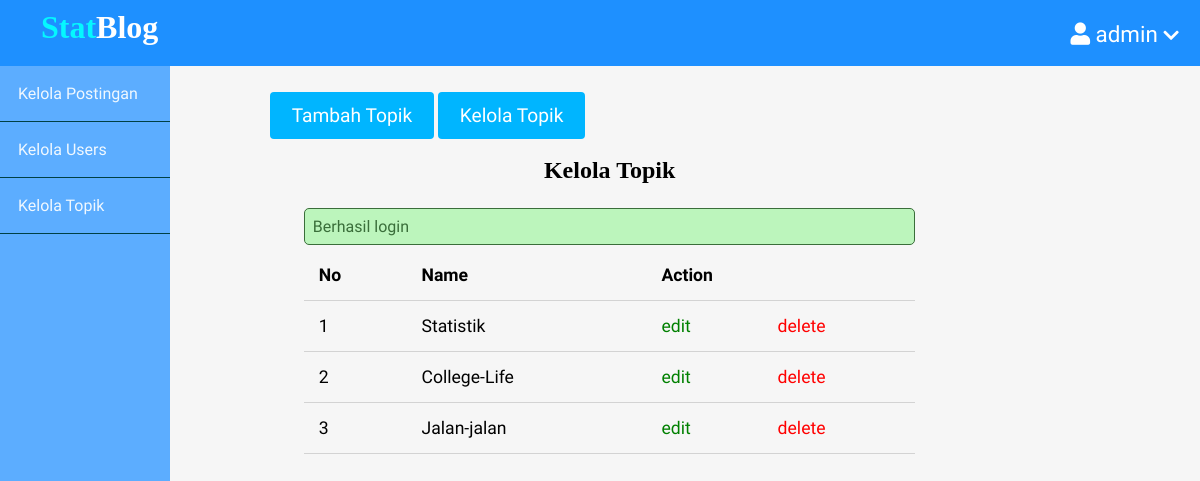
The page /admin/topics/index.php (signed in) on the database its author committed.
### tables this page shows
CREATE TABLE `topics` (
  `id` int(11) NOT NULL,
  `name` varchar(100) NOT NULL,
  `description` text NOT NULL
);

### app/controllers/topics.php (called while the page is built, shortened)
<?php
include(ROOT_PATH . "/app/database/db.php");
$table = 'topics';
$topics = selectAll($table);

### app/database/db.php (called while the page is built, shortened)
<?php
require('connect.php');
function selectAll($table, $conditions = [])
{
    global $conn;
    $sql = "SELECT * FROM $table";
    if (empty($conditions)) {
        $stmt = $conn->prepare($sql);
        $stmt->execute();
        $records = $stmt->get_result()->fetch_all(MYSQLI_ASSOC);
        return $records;
    }
}

### admin/topics/index.php (the view, shortened to what this page needs)
<?php include(ROOT_PATH . "/app/controllers/topics.php");
?>
<!DOCTYPE html>
<html lang="en">
    <head>
        <link rel="stylesheet"
            href="https://use.fontawesome.com/releases/v5.7.2/css/all.css"
>
        <link rel="stylesheet" href="../../assets/css/style.css">
        <link rel="stylesheet" href="../../assets/css/admin.css">
    </head>
    <body>
    <?php include(ROOT_PATH . "/app/includes/adminHeader.php"); ?>
        <div class="admin-wrapper">
        <?php include(ROOT_PATH . "/app/includes/adminSidebar.php"); ?>
            <div class="admin-content">
                <div class="button-group">
                    <a href="create.php" class="btn btn-big">Tambah Topik</a>
                    <a href="index.php" class="btn btn-big">Kelola Topik</a>
                </div>
                <div class="content">
                    <h2 class="page-title">Kelola Topik</h2>
                    <?php include(ROOT_PATH . "/app/includes/messages.php"); ?>
                    <table>
                        <thead>
                            <th>No</th>
                            <th>Name</th>
                            <th colspan="2">Action</th>
                        </thead>
                        <tbody>
                            <?php foreach ($topics as $key => $topic): ?>
                               <tr>
                                    <td><?php echo $key + 1; ?></td>
                                    <td><?php echo $topic['name']; ?></td>
                                    <td><a href="edit.php?id=<?php echo $topic['id']; ?>" class="edit">edit</a></td>
                                    <td><a href="index.php?del_id=<?php echo $topic['id']; ?>" class="delete">delete</a></td>
                                </tr>
                            <?php endforeach; ?>
                        </tbody>
                    </table>
                </div>
            </div>
        </div>
    </body>
</html>

### assets/css/style.css (style rules this page uses)
* { box-sizing: border-box; }
html, body { height: 100%; padding: 0px; margin: 0px; background: #f6f6f6; font-family: 'Oxygen', sans-serif; }
h1, h2, h3, h4, h5, h6 { font-family: "Candal", serif; color: black; margin: 5px; }
a { text-decoration: none; color: inherit; }
.btn { padding: 0.5rem 1rem; background: #00B5FF; color: white; border: 1px solid transparent; border-radius: 0.25rem; font-size: 1.2em; font-family: 'Oxygen', sans-serif; }
.btn-big { padding: 0.7rem 1.3rem; line-height: 1.3rem; }
.content { width: 90%; margin: 30px auto 30px; }

### assets/css/admin.css (style rules this page uses)
.admin-wrapper { display: flex; height: calc(100% - 66px); }
.admin-wrapper .admin-content { flex: 8; height: 100%; padding: 40px 100px 100px; overflow-y: scroll; }
.admin-content .page-title { text-align: center; margin-bottom: 1.5rem; }
table { width: 100%; border-collapse: collapse; font-size: 1.1rem; }
th, td { padding: 15px; text-align: left; border-bottom: 1px solid #d3d3d3; }
.edit { color: green; }
.delete { color: red; }

### rows shown on the page
topics: name "Statistik"
topics: name "College-Life"
topics: name "Jalan-jalan"

### other values the page prints
$_SESSION['username'] "admin"
$_SESSION['message'] "Berhasil login"
